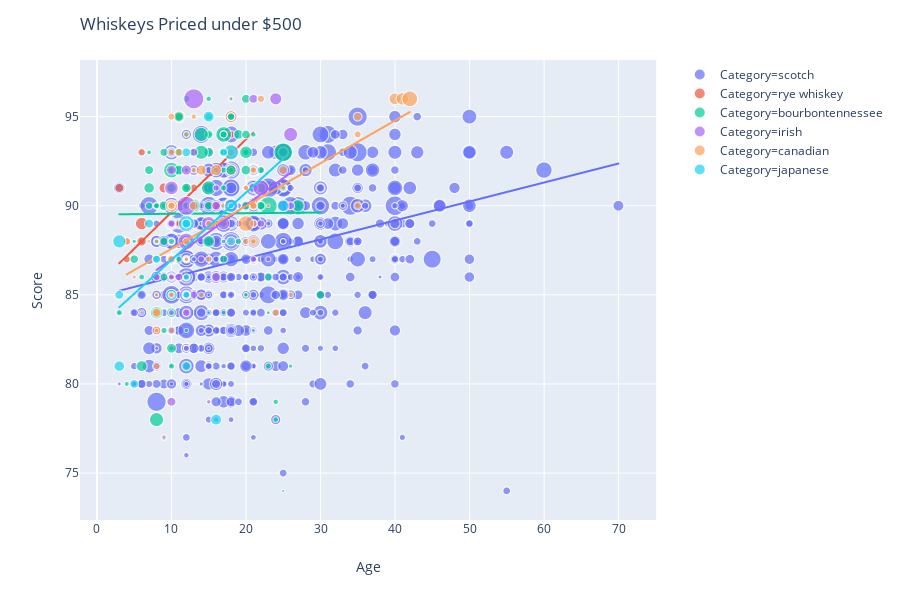

This figure's notebook cell:
### Code cell
import plotly.express as px
from sklearn import linear_model
fig = px.scatter(df_numbers,x="Age", y="Score", size="Price", 
	           color="Category",
                 hover_name="Reviewer", trendline="ols")

fig.update_layout(
    title=go.layout.Title(
        text="Whiskeys Priced under $500",
        xref="paper",
        x=0)
    )
fig.show()

### Figure 1 — Plotly figure (JSON) as saved in the notebook; plotly's stock layout.template omitted (floating-point values rounded to 4 significant figures; data arrays with more than 128 entries replaced by an {"elided": "..."} marker saying what was removed)
{"data": [{"hoverlabel": {"namelength": 0}, "hovertemplate": "<b>%{hovertext}</b><br><br>Category=scotch<br>Age=%{x}<br>Score=%{y}<br>Price=%{marker.size}", "hovertext": {"elided": "891 str values"}, "legendgroup": "Category=scotch", "marker": {"color": "#636efa", "size": {"elided": "891 int values"}, "sizemode": "area", "sizeref": 1.248, "symbol": "circle"}, "mode": "markers", "name": "Category=scotch", "showlegend": true, "type": "scattergl", "x": {"elided": "891 int values"}, "xaxis": "x", "y": {"elided": "891 int values"}, "yaxis": "y"}, {"hoverlabel": {"namelength": 0}, "hovertemplate": "<b>OLS trendline</b><br>Score = 0.106486 * Age + 84.912037<br>R<sup>2</sup>=0.077873<br><br>Category=scotch<br>Age=%{x}<br>Score=%{y} <b>(trend)</b>", "legendgroup": "Category=scotch", "marker": {"color": "#636efa", "symbol": "circle"}, "mode": "lines", "name": "Category=scotch", "showlegend": false, "type": "scattergl", "x": {"elided": "891 int values"}, "xaxis": "x", "y": {"elided": "891 float values"}, "yaxis": "y"}, {"hoverlabel": {"namelength": 0}, "hovertemplate": "<b>%{hovertext}</b><br><br>Category=rye whiskey<br>Age=%{x}<br>Score=%{y}<br>Price=%{marker.size}", "hovertext": ["john hansell", "john hansell", "john hansell", "john hansell", "john hansell", "fred minnick", "fred minnick", "jeffery lindenmuth", "jeffery lindenmuth", "lew bryson", "jeffery lindenmuth", "jeffery lindenmuth", "john hansell", "fred minnick", "john hansell", "davin de kergommeaux", "jeffery lindenmuth", "fred minnick", "fred minnick", "fred minnick", "john hansell", "davin de kergommeaux", "john hansell", "john hansell", "john hansell", "fred minnick", "david fleming", "david fleming", "jeffery lindenmuth", "john hansell", "john hansell", "david fleming", "jeffery lindenmuth", "david fleming", "davin de kergommeaux", "fred minnick", "john hansell", "john hansell", "davin de kergommeaux", "fred minnick", "fred minnick"], "legendgroup": "Category=rye whiskey", "marker": {"color": "#EF553B", "size": [38, 175, 80, 48, 70, 175, 70, 70, 70, 80, 180, 200, 80, 140, 80, 80, 100, 125, 150, 150, 75, 60, 40, 60, 55, 50, 200, 20, 50, 50, 55, 110, 60, 51, 47, 69, 36, 25, 40, 20, 90], "sizemode": "area", "sizeref": 1.248, "symbol": "circle"}, "mode": "markers", "name": "Category=rye whiskey", "showlegend": true, "type": "scattergl", "x": [18, 18, 18, 18, 18, 11, 18, 6, 11, 10, 18, 10, 21, 18, 10, 13, 3, 9, 10, 10, 16, 12, 11, 11, 10, 16, 6, 6, 12, 10, 6, 6, 4, 10, 10, 4, 10, 10, 10, 8, 8], "xaxis": "x", "y": [96, 95, 95, 95, 95, 95, 94, 93, 93, 93, 93, 92, 92, 92, 92, 91, 91, 91, 90, 90, 90, 90, 89, 89, 89, 89, 89, 88, 88, 88, 88, 88, 88, 88, 87, 87, 86, 85, 85, 85, 83], "yaxis": "y"}, {"hoverlabel": {"namelength": 0}, "hovertemplate": "<b>OLS trendline</b><br>Score = 0.409052 * Age + 85.541455<br>R<sup>2</sup>=0.343085<br><br>Category=rye whiskey<br>Age=%{x}<br>Score=%{y} <b>(trend)</b>", "legendgroup": "Category=rye whiskey", "marker": {"color": "#EF553B", "symbol": "circle"}, "mode": "lines", "name": "Category=rye whiskey", "showlegend": false, "type": "scattergl", "x": [3, 4, 4, 6, 6, 6, 6, 6, 8, 8, 9, 10, 10, 10, 10, 10, 10, 10, 10, 10, 10, 10, 10, 11, 11, 11, 11, 12, 12, 13, 16, 16, 18, 18, 18, 18, 18, 18, 18, 18, 21], "xaxis": "x", "y": [86.77, 87.18, 87.18, 88.0, 88.0, 88.0, 88.0, 88.0, 88.81, 88.81, 89.22, 89.63, 89.63, 89.63, 89.63, 89.63, 89.63, 89.63, 89.63, 89.63, 89.63, 89.63, 89.63, 90.04, 90.04, 90.04, 90.04, 90.45, 90.45, 90.86, 92.09, 92.09, 92.9, 92.9, 92.9, 92.9, 92.9, 92.9, 92.9, 92.9, 94.13], "yaxis": "y"}, {"hoverlabel": {"namelength": 0}, "hovertemplate": "<b>%{hovertext}</b><br><br>Category=bourbontennessee<br>Age=%{x}<br>Score=%{y}<br>Price=%{marker.size}", "hovertext": {"elided": "159 str values"}, "legendgroup": "Category=bourbontennessee", "marker": {"color": "#00cc96", "size": {"elided": "159 int values"}, "sizemode": "area", "sizeref": 1.248, "symbol": "circle"}, "mode": "markers", "name": "Category=bourbontennessee", "showlegend": true, "type": "scattergl", "x": {"elided": "159 int values"}, "xaxis": "x", "y": {"elided": "159 int values"}, "yaxis": "y"}, {"hoverlabel": {"namelength": 0}, "hovertemplate": "<b>OLS trendline</b><br>Score = 0.003574 * Age + 89.510317<br>R<sup>2</sup>=0.000021<br><br>Category=bourbontennessee<br>Age=%{x}<br>Score=%{y} <b>(trend)</b>", "legendgroup": "Category=bourbontennessee", "marker": {"color": "#00cc96", "symbol": "circle"}, "mode": "lines", "name": "Category=bourbontennessee", "showlegend": false, "type": "scattergl", "x": {"elided": "159 int values"}, "xaxis": "x", "y": {"elided": "159 float values"}, "yaxis": "y"}, {"hoverlabel": {"namelength": 0}, "hovertemplate": "<b>%{hovertext}</b><br><br>Category=irish<br>Age=%{x}<br>Score=%{y}<br>Price=%{marker.size}", "hovertext": ["dominic roskrow", "jonny mccormick", "geoffrey kleinman", "john hansell", "john hansell", "jonny mccormick", "jonny mccormick", "jonny mccormick", "jonny mccormick", "dominic roskrow", "jonny mccormick", "jonny mccormick", "jonny mccormick", "dominic roskrow", "dominic roskrow", "jonny mccormick", "jonny mccormick", "jonny mccormick", "john hansell", "jonny mccormick", "jonny mccormick", "jonny mccormick", "jonny mccormick", "jonny mccormick", "jonny mccormick", "jonny mccormick", "jonny mccormick", "jonny mccormick", "jonny mccormick", "dominic roskrow", "jonny mccormick", "jonny mccormick", "jonny mccormick", "jonny mccormick", "jonny mccormick", "jonny mccormick", "dominic roskrow", "jonny mccormick", "jonny mccormick", "jonny mccormick", "john hansell", "jonny mccormick"], "legendgroup": "Category=irish", "marker": {"color": "#ab63fa", "size": [100, 180, 499, 250, 100, 80, 125, 120, 50, 100, 311, 239, 100, 250, 75, 435, 66, 70, 189, 44, 242, 110, 60, 333, 110, 55, 47, 30, 100, 80, 35, 69, 50, 70, 100, 65, 42, 80, 66, 50, 25, 100], "sizemode": "area", "sizeref": 1.248, "symbol": "circle"}, "mode": "markers", "name": "Category=irish", "showlegend": true, "type": "scattergl", "x": [21, 24, 13, 26, 10, 13, 12, 10, 16, 21, 22, 10, 16, 18, 26, 12, 10, 22, 17, 15, 15, 10, 10, 12, 18, 14, 21, 23, 16, 11, 10, 8, 10, 13, 12, 10, 10, 12, 12, 12, 15, 10], "xaxis": "x", "y": [96, 96, 96, 94, 93, 93, 92, 92, 91, 91, 91, 91, 90, 90, 90, 90, 90, 89, 89, 89, 89, 89, 89, 88, 88, 87, 87, 87, 86, 86, 86, 86, 86, 85, 85, 85, 84, 84, 84, 82, 79, 79], "yaxis": "y"}, {"hoverlabel": {"namelength": 0}, "hovertemplate": "<b>OLS trendline</b><br>Score = 0.302883 * Age + 83.971860<br>R<sup>2</sup>=0.143185<br><br>Category=irish<br>Age=%{x}<br>Score=%{y} <b>(trend)</b>", "legendgroup": "Category=irish", "marker": {"color": "#ab63fa", "symbol": "circle"}, "mode": "lines", "name": "Category=irish", "showlegend": false, "type": "scattergl", "x": [8, 10, 10, 10, 10, 10, 10, 10, 10, 10, 10, 10, 11, 12, 12, 12, 12, 12, 12, 12, 13, 13, 13, 14, 15, 15, 15, 16, 16, 16, 17, 18, 18, 21, 21, 21, 22, 22, 23, 24, 26, 26], "xaxis": "x", "y": [86.39, 87.0, 87.0, 87.0, 87.0, 87.0, 87.0, 87.0, 87.0, 87.0, 87.0, 87.0, 87.3, 87.61, 87.61, 87.61, 87.61, 87.61, 87.61, 87.61, 87.91, 87.91, 87.91, 88.21, 88.52, 88.52, 88.52, 88.82, 88.82, 88.82, 89.12, 89.42, 89.42, 90.33, 90.33, 90.33, 90.64, 90.64, 90.94, 91.24, 91.85, 91.85], "yaxis": "y"}, {"hoverlabel": {"namelength": 0}, "hovertemplate": "<b>%{hovertext}</b><br><br>Category=canadian<br>Age=%{x}<br>Score=%{y}<br>Price=%{marker.size}", "hovertext": ["davin de kergommeaux", "davin de kergommeaux", "davin de kergommeaux", "davin de kergommeaux", "davin de kergommeaux", "davin de kergommeaux", "davin de kergommeaux", "davin de kergommeaux", "davin de kergommeaux", "davin de kergommeaux", "davin de kergommeaux", "davin de kergommeaux", "davin de kergommeaux", "davin de kergommeaux", "davin de kergommeaux", "davin de kergommeaux", "davin de kergommeaux", "davin de kergommeaux", "davin de kergommeaux", "davin de kergommeaux", "davin de kergommeaux", "lew bryson", "davin de kergommeaux", "davin de kergommeaux", "davin de kergommeaux", "davin de kergommeaux", "davin de kergommeaux", "davin de kergommeaux", "davin de kergommeaux", "davin de kergommeaux", "davin de kergommeaux", "davin de kergommeaux", "davin de kergommeaux", "davin de kergommeaux", "davin de kergommeaux", "geoffrey kleinman", "davin de kergommeaux", "davin de kergommeaux", "davin de kergommeaux", "davin de kergommeaux", "lew bryson", "susannah skiver barton", "davin de kergommeaux", "davin de kergommeaux", "davin de kergommeaux", "davin de kergommeaux", "davin de kergommeaux", "davin de kergommeaux", "davin de kergommeaux", "davin de kergommeaux", "davin de kergommeaux", "davin de kergommeaux", "davin de kergommeaux", "susannah skiver barton", "davin de kergommeaux", "davin de kergommeaux", "davin de kergommeaux", "davin de kergommeaux", "davin de kergommeaux", "davin de kergommeaux"], "legendgroup": "Category=canadian", "marker": {"color": "#FFA15A", "size": [70, 168, 199, 300, 40, 60, 89, 40, 60, 50, 89, 75, 45, 126, 30, 53, 95, 150, 27, 52, 40, 102, 189, 79, 65, 89, 69, 79, 34, 20, 70, 300, 47, 56, 125, 70, 60, 28, 40, 40, 33, 78, 15, 34, 79, 24, 47, 23, 37, 22, 33, 36, 70, 13, 69, 110, 47, 26, 63, 20], "sizemode": "area", "sizeref": 1.248, "symbol": "circle"}, "mode": "markers", "name": "Category=canadian", "showlegend": true, "type": "scattergl", "x": [22, 40, 41, 42, 13, 10, 35, 12, 35, 10, 18, 11, 13, 14, 21, 21, 25, 16, 25, 20, 20, 13, 10, 10, 10, 21, 21, 35, 17, 23, 21, 20, 15, 20, 21, 10, 12, 8, 10, 21, 18, 4, 7, 12, 10, 12, 15, 5, 14, 8, 10, 26, 8, 6, 24, 8, 10, 8, 8, 9], "xaxis": "x", "y": [96, 96, 96, 96, 95, 95, 95, 94, 94, 93, 93, 93, 92, 92, 92, 92, 92, 92, 91, 91, 91, 90, 90, 90, 90, 90, 90, 90, 90, 90, 89, 89, 89, 88, 88, 88, 88, 88, 88, 88, 88, 88, 88, 87, 87, 87, 87, 86, 85, 85, 85, 85, 84, 84, 84, 84, 83, 83, 81, 77], "yaxis": "y"}, {"hoverlabel": {"namelength": 0}, "hovertemplate": "<b>OLS trendline</b><br>Score = 0.239754 * Age + 85.188109<br>R<sup>2</sup>=0.298486<br><br>Category=canadian<br>Age=%{x}<br>Score=%{y} <b>(trend)</b>", "legendgroup": "Category=canadian", "marker": {"color": "#FFA15A", "symbol": "circle"}, "mode": "lines", "name": "Category=canadian", "showlegend": false, "type": "scattergl", "x": [4, 5, 6, 7, 8, 8, 8, 8, 8, 8, 9, 10, 10, 10, 10, 10, 10, 10, 10, 10, 10, 11, 12, 12, 12, 12, 13, 13, 13, 14, 14, 15, 15, 16, 17, 18, 18, 20, 20, 20, 20, 21, 21, 21, 21, 21, 21, 21, 22, 23, 24, 25, 25, 26, 35, 35, 35, 40, 41, 42], "xaxis": "x", "y": [86.15, 86.39, 86.63, 86.87, 87.11, 87.11, 87.11, 87.11, 87.11, 87.11, 87.35, 87.59, 87.59, 87.59, 87.59, 87.59, 87.59, 87.59, 87.59, 87.59, 87.59, 87.83, 88.07, 88.07, 88.07, 88.07, 88.3, 88.3, 88.3, 88.54, 88.54, 88.78, 88.78, 89.02, 89.26, 89.5, 89.5, 89.98, 89.98, 89.98, 89.98, 90.22, 90.22, 90.22, 90.22, 90.22, 90.22, 90.22, 90.46, 90.7, 90.94, 91.18, 91.18, 91.42, 93.58, 93.58, 93.58, 94.78, 95.02, 95.26], "yaxis": "y"}, {"hoverlabel": {"namelength": 0}, "hovertemplate": "<b>%{hovertext}</b><br><br>Category=japanese<br>Age=%{x}<br>Score=%{y}<br>Price=%{marker.size}", "hovertext": ["jonny mccormick", "dave broom", "john hansell", "jonny mccormick", "jonny mccormick", "dave broom", "dave broom", "jonny mccormick", "dave broom", "jonny mccormick", "jonny mccormick", "jonny mccormick", "dave broom", "jonny mccormick", "jonny mccormick", "jonny mccormick", "jonny mccormick", "dave broom", "dave broom", "jonny mccormick", "jonny mccormick", "dave broom", "dave broom", "dave broom", "jonny mccormick"], "legendgroup": "Category=japanese", "marker": {"color": "#19d3f3", "size": [17, 153, 273, 100, 75, 210, 167, 44, 300, 90, 100, 100, 55, 90, 220, 92, 80, 52, 75, 55, 100, 144, 112, 94, 146], "sizemode": "area", "sizeref": 1.248, "symbol": "circle"}, "mode": "markers", "name": "Category=japanese", "showlegend": true, "type": "scattergl", "x": [18, 15, 18, 12, 17, 18, 25, 18, 12, 12, 12, 7, 10, 18, 3, 8, 8, 12, 12, 12, 3, 3, 12, 5, 16], "xaxis": "x", "y": [96, 95, 93, 93, 93, 90, 90, 90, 89, 89, 89, 89, 88, 88, 88, 87, 87, 86, 85, 85, 85, 81, 81, 80, 78], "yaxis": "y"}, {"hoverlabel": {"namelength": 0}, "hovertemplate": "<b>OLS trendline</b><br>Score = 0.378651 * Age + 83.165317<br>R<sup>2</sup>=0.216089<br><br>Category=japanese<br>Age=%{x}<br>Score=%{y} <b>(trend)</b>", "legendgroup": "Category=japanese", "marker": {"color": "#19d3f3", "symbol": "circle"}, "mode": "lines", "name": "Category=japanese", "showlegend": false, "type": "scattergl", "x": [3, 3, 3, 5, 7, 8, 8, 10, 12, 12, 12, 12, 12, 12, 12, 12, 15, 16, 17, 18, 18, 18, 18, 18, 25], "xaxis": "x", "y": [84.3, 84.3, 84.3, 85.06, 85.82, 86.19, 86.19, 86.95, 87.71, 87.71, 87.71, 87.71, 87.71, 87.71, 87.71, 87.71, 88.85, 89.22, 89.6, 89.98, 89.98, 89.98, 89.98, 89.98, 92.63], "yaxis": "y"}], "layout": {"height": 600, "legend": {"itemsizing": "constant", "tracegroupgap": 0}, "margin": {"t": 60}, "title": {"text": "Whiskeys Priced under $500", "x": 0, "xref": "paper"}, "xaxis": {"anchor": "y", "domain": [0, 0.98], "title": {"text": "Age"}}, "yaxis": {"anchor": "x", "domain": [0, 1], "title": {"text": "Score"}}}}
